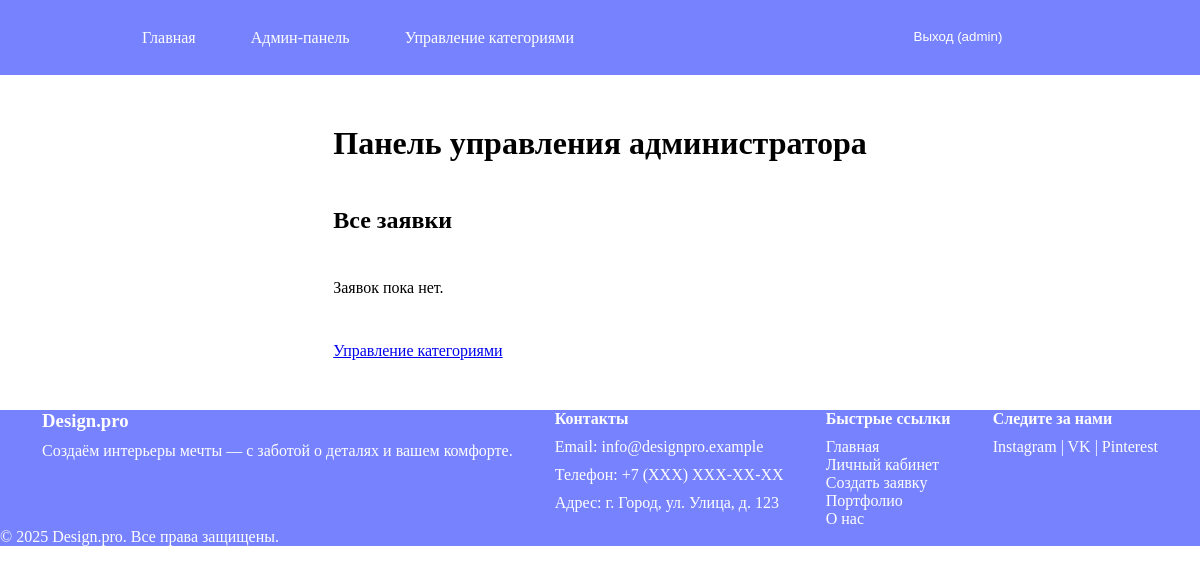
The page /main/admin_dashboard/ (signed in) on the database as committed earlier.
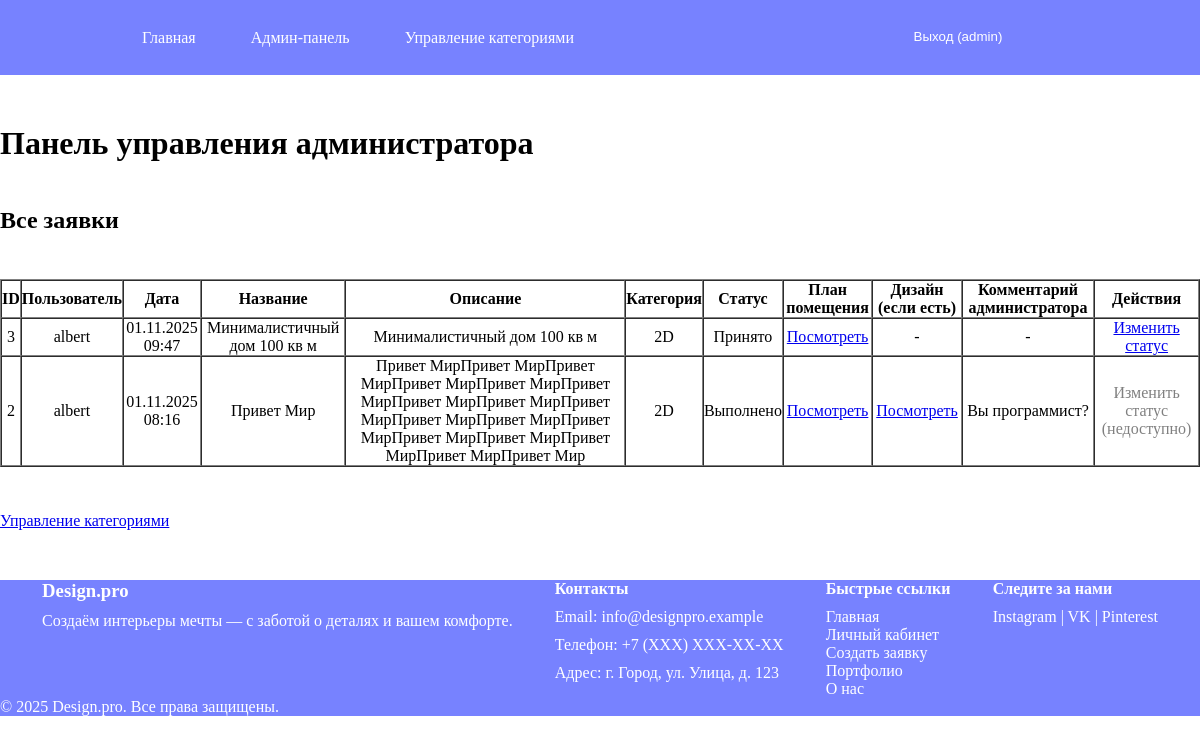
The same page on the database as committed later.
### main/models.py (models this page shows, shortened)
class DesignRequest(models.Model):
    STATUS_CHOICES = [
        ('new', 'Новая'),
        ('in_progress', 'Принято'),
        ('complited', 'Выполнено'),
    ]
    user = models.ForeignKey(User, on_delete=models.CASCADE, related_name='requests')
    title = models.CharField(max_length=200, null=False, blank=False, verbose_name='Заголовок')
    description = models.TextField(null=False, blank=False, verbose_name='Описание')
    category = models.ForeignKey(Category, on_delete=models.CASCADE)
    plan_image = models.ImageField(upload_to='plan_img/', validators=[validate_image_extension_and_size])
    status = models.CharField(max_length=20, choices=STATUS_CHOICES, default='new')
    created_at = models.DateTimeField(auto_now_add=True)
    design_image = models.ImageField(upload_to='design_img/', validators=[validate_image_extension_and_size], blank=True, null=True)
    admin_comment = models.TextField(null=True, blank=True)
    class Meta:
        verbose_name = 'Заявка на дизайн'
        verbose_name_plural = "Заявки на дизайн"
        ordering = ['-created_at']

class Category(models.Model):
    name = models.CharField(max_length=100, unique=True)
    class Meta:
        verbose_name= 'Категория'
        verbose_name_plural = "Категории"

### main/views.py (the view)
# urls.py: path('admin_dashboard/', views.admin_dashboard, name='admin_dashboard'),
@user_passes_test(is_admin)
def admin_dashboard(request):
    all_requests = DesignRequest.objects.all()
    return render(request, 'main_app/admin_dashboard.html', {'requests': all_requests})

### main/views.py (called while the page is built)
def is_admin(user):
    return user.is_staff

### templates/main_app/admin_dashboard.html (shortened to what this page needs)
{% extends "base.html" %}
{% block content %}
    <h1>Панель управления администратора</h1>
    <h2>Все заявки</h2>
    {% if requests %}
        <table border="1" cellpadding="10" cellspacing="0">
            <thead>
            <tr>
                <th>ID</th>
                <th>Пользователь</th>
                <th>Дата</th>
                <th>Название</th>
                <th>Описание</th>
                <th>Категория</th>
                <th>Статус</th>
                <th>План помещения</th>
                <th>Дизайн (если есть)</th>
                <th>Комментарий администратора</th>
                <th>Действия</th>
            </tr>
            </thead>
            <tbody>
            {% for req in requests %}
                <tr>
                    <td>{{ req.id }}</td>
                    <td>{{ req.user.username }}</td>
                    <td>{{ req.created_at|date:"d.m.Y H:i" }}</td>
                    <td>{{ req.title }}</td>
                    <td>{{ req.description }}</td>
                    <td>{{ req.category.name }}</td>
                    <td>{{ req.get_status_display }}</td>
                    <td>
                        {% if req.plan_image %}
                            <a href="{{ req.plan_image.url }}" target="_blank">Посмотреть</a>
                        {% else %}
                            -
                        {% endif %}
                    </td>
                    <td>
                        {% if req.design_image %}
                            <a href="{{ req.design_image.url }}" target="_blank">Посмотреть</a>
                        {% else %}
                            -
                        {% endif %}
                    </td>
                    <td>{{ req.admin_comment|default:"-" }}</td>
                    <td>
                        {% if req.status == 'new' %}
                            <a href="{% url 'change_status' request_id=req.id %}">Изменить статус</a>
                        {% elif req.status == 'in_progress' %}
                            <a href="{% url 'change_status' request_id=req.id %}">Изменить статус</a>
                        {% else %}
                            <span style="color: grey;">Изменить статус (недоступно)</span>
                        {% endif %}
                    </td>
                </tr>
            {% endfor %}
            </tbody>
        </table>
    {% else %}
        <p>Заявок пока нет.</p>
    {% endif %}
    <p><a href="{% url 'manage_categories' %}">Управление категориями</a></p>
{% endblock %}

Rows that differ between the two databases and show on the page:
added DesignRequest: id "3", user.username "albert", created_at "01.11.2025 09:47", title "Минималистичный дом 100 кв м", description "Минималистичный дом 100 кв м", category.name "2D", status "Принято", admin_comment "-", shows "Изменить статус"
added DesignRequest: id "2", user.username "albert", created_at "01.11.2025 08:16", title "Привет Мир", description "Привет МирПривет МирПривет МирПривет МирПривет МирПривет МирПривет МирПривет МирПривет МирПривет МирПривет МирПривет МирПривет МирПривет МирПривет МирПривет МирПривет Мир", category.name "2D", status "Выполнено", admin_comment "Вы программист?", shows "Изменить статус (недоступно)"
Other text that changed with them:
text no longer shown: "Заявок пока нет."
text now shown: "ID Пользователь Дата Название Описание Категория Статус План помещения Дизайн (если есть) Комментарий администратора Действия"
